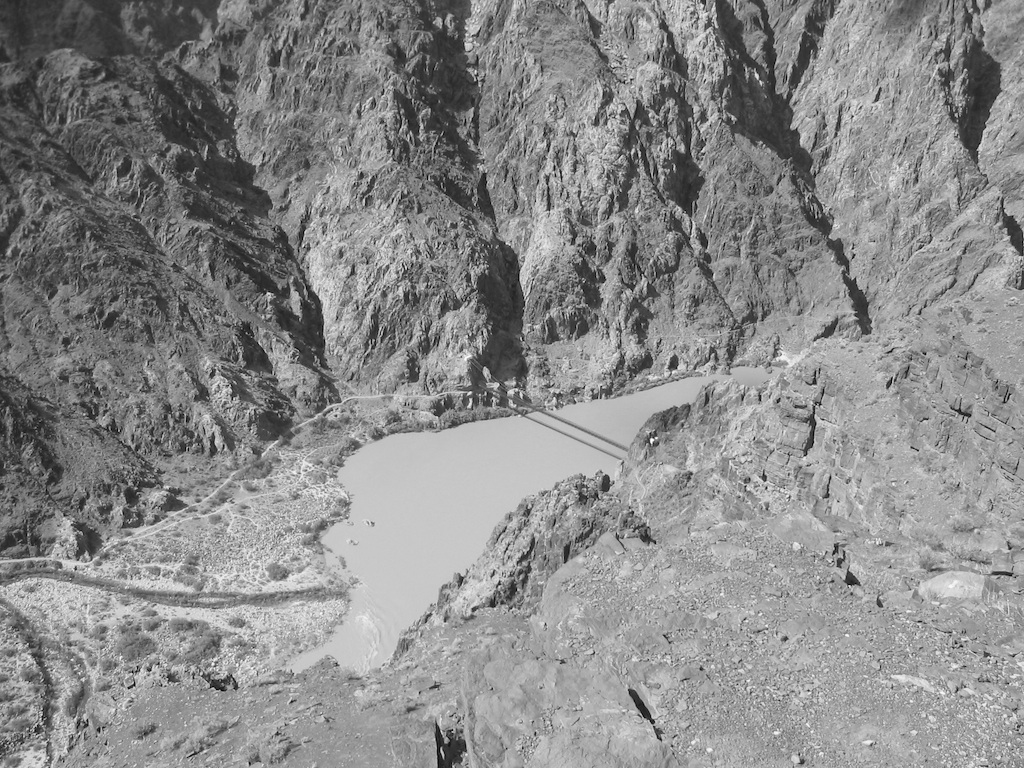
%> input picture code/vlFeat/vlfeat-0.9.20/data/river2.jpg (made grey), 1024 x 768 px, given in place of v, which was not available
$ octave --eval "result = get_tiny_images('vlFeat/vlfeat-0.9.20/data/river2.jpg');"   (GNU Octave 9; MATLAB toolbox functions it lacks are replaced by stand-ins)
%> lines starting %> are read from the running program, lines starting %| are printed output that depends on the picture; in (x1, y1, x2, y2) boxes, pixels count from 0 and x2, y2 are one past the last pixel; in counts of white or black regions, pixels touching at a corner belong together; the program's own positions count from 1; pictures that were not available may be replaced by others from this repository, and a replacement may not be noted
% Starter code prepared by James Hays for Computer Vision

%This feature is inspired by the simple tiny images used as features in
%  80 million tiny images: a large dataset for non-parametric object and
%  scene recognition. A. Torralba, R. Fergus, W. T. Freeman. IEEE
%  Transactions on Pattern Analysis and Machine Intelligence, vol.30(11),
%  pp. 1958-1970, 2008. http://groups.csail.mit.edu/vision/TinyImages/

function image_feats = get_tiny_images(image_paths)
%> called with image_paths = 'vlFeat/vlfeat-0.9.20/data/river2.jpg'
% image_paths is an N x 1 cell array of strings where each string is an
%  image path on the file system.
% image_feats is an N x d matrix of resized and then vectorized tiny
%  images. E.g. if the images are resized to 16x16, d would equal 256.

% To build a tiny image feature, simply resize the original image to a very
% small square resolution, e.g. 16x16. You can either resize the images to
% square while ignoring their aspect ratio or you can crop the center
% square portion out of each image. Making the tiny images zero mean and
% unit length (normalizing them) will increase performance modestly.

% suggested functions: imread, imresize
tiny_size = 32;
image_feats = zeros(numel(image_paths),(tiny_size^2));
fprintf('\nProcessing image       ')
for i = 1:numel(image_paths)
    fprintf('\b\b\b\b\b\b%6.0f',i);
    im_orig = imread(char(image_paths(i)));
%> im_orig is the input picture: size 768x1024 uint8; min 1, max 255, mean 137.8
    im_tiny = imresize(im_orig, [tiny_size tiny_size]);
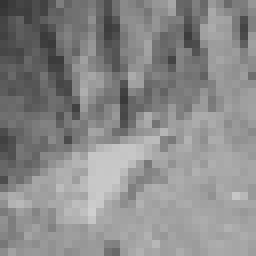
%> im_tiny: size 32x32 uint8 (shown 8 times larger); min 51, max 207, mean 137.8
    image_feats(i,:) = reshape(im_tiny,1,[]);
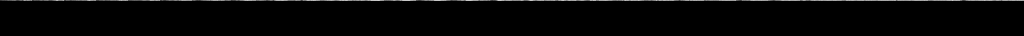
%> image_feats: size 36x1024 double; min 0, max 207, mean 3.8
end
%> pass 2 of the loop in get_tiny_images, `for i = 1:numel(image_paths)`:
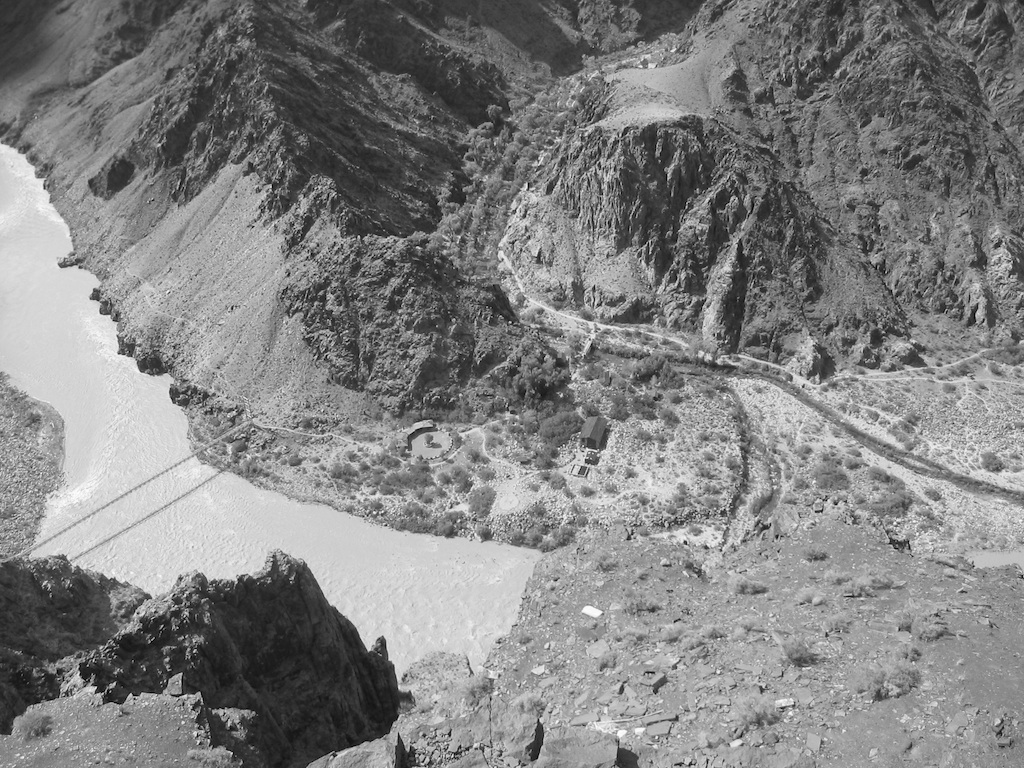
%> input picture code/vlFeat/vlfeat-0.9.20/data/river1.jpg (made grey), 1024 x 768 px, given in place of l, which was not available
%> in get_tiny_images, im_orig is the input picture: size 768x1024 uint8; min 1, max 255, mean 129.8
%> in get_tiny_images, `im_tiny = imresize(im_orig, [tiny_size tiny_size]);`:
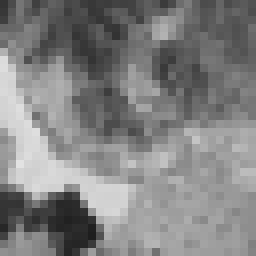
%> im_tiny: size 32x32 uint8 (shown 8 times larger); min 30, max 226, mean 129.9
%> in get_tiny_images, `image_feats(i,:) = reshape(im_tiny,1,[]);`:
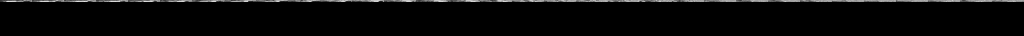
%> image_feats: size 36x1024 double; 2.78% of pixels changed, all inside (x1, y1, x2, y2) = (0, 1, 1024, 2)

fprintf('\n')
%% Normalization
mean_row = mean(image_feats,2);
image_feats = image_feats - repmat(mean_row, 1, (tiny_size^2));
var_row = var(image_feats,0,2);
image_feats = image_feats ./ repmat(sqrt(var_row),1,(tiny_size^2));


%> (the run ends here)
